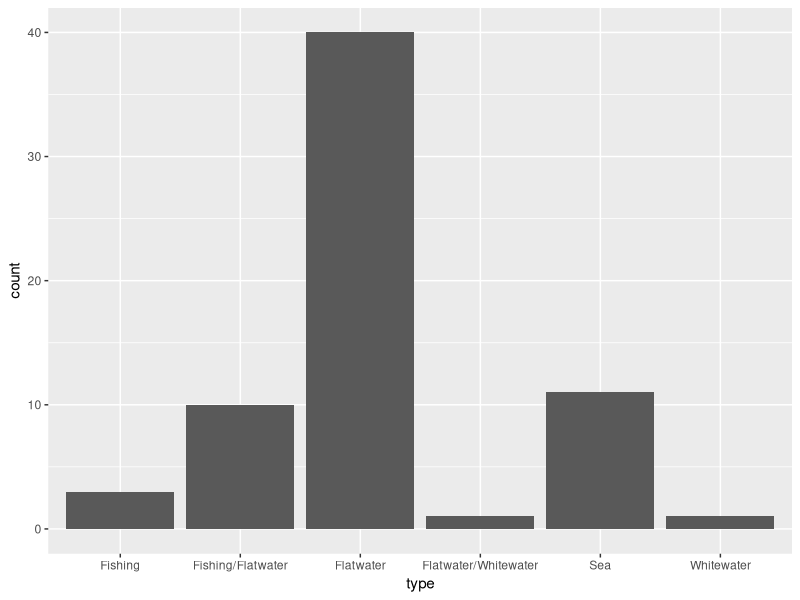
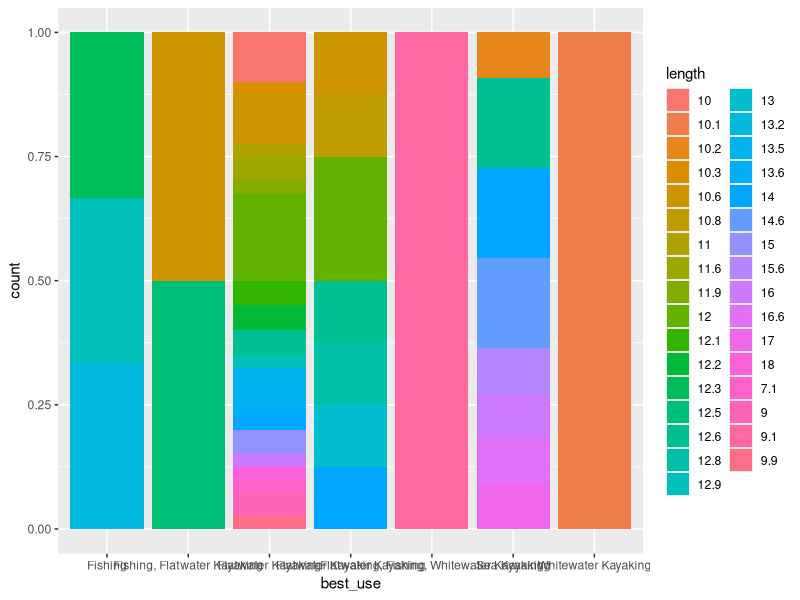
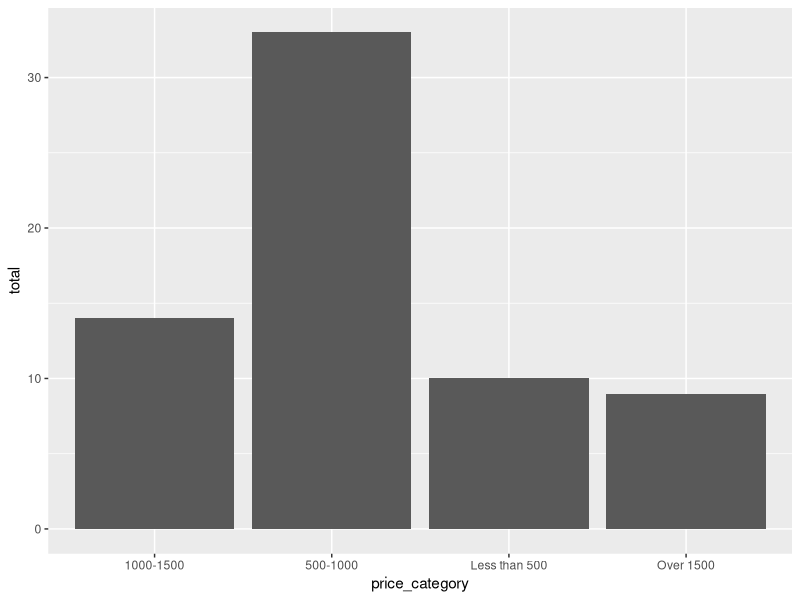
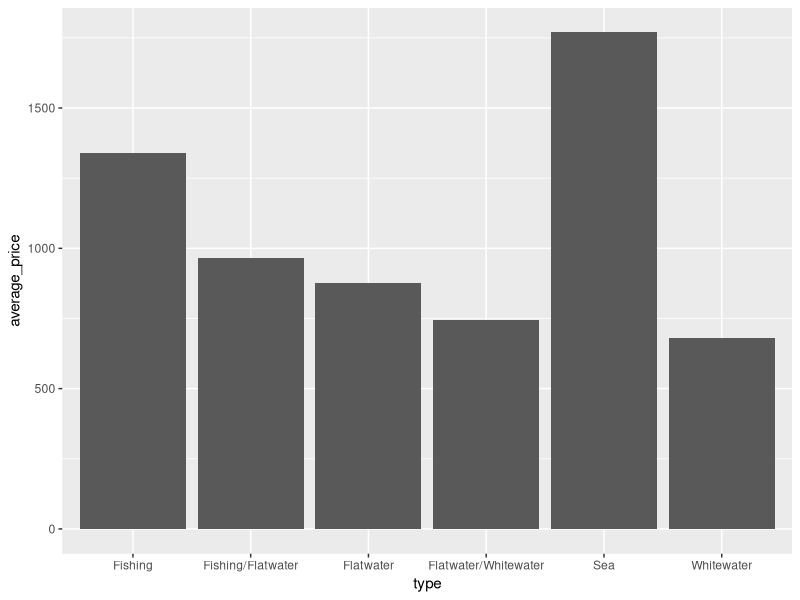

Reproduce these figures in R, in order.
library(dplyr)
library(ggplot2)
trim <- function (x) gsub("^\\s+|\\s+$", "", x)

products <- read.csv("products.csv", stringsAsFactors = FALSE) 
colnames(products)


#only rated products
rated_products = products %>% filter(., Number_of_reviews > 0)

#rated products ordered by amount of reviews
rated_products %>% arrange(., desc(Number_of_reviews))

#group by primary use
  #CHANGE 'Fishing, Flatwater Kayaking' and 'Flatwater Kayaking, Fishing' to be the same
products_by_type = products %>% mutate(., type = ifelse(best_use == 'Fishing, Flatwater Kayaking'| best_use == 'Flatwater Kayaking, Fishing', 'Fishing/Flatwater', 
                                                            ifelse(best_use=='Fishing', 'Fishing', 
                                                                   ifelse(best_use == 'Flatwater Kayaking', 'Flatwater' , 
                                                                          ifelse(best_use == 'Flatwater Kayaking, Whitewater Kayaking', 'Flatwater/Whitewater', 
                                                                                 ifelse(best_use == 'Sea Kayaking', 'Sea', 
                                                                                        ifelse(best_use == 'Whitewater Kayaking', 'Whitewater', NA)))))))

rating_by_use = products_by_type %>% filter(., Number_of_reviews > 0) %>% group_by(., type) %>% summarise(., Average_Rating = sum(average_rating)/n(), total = n())

#grouped by price
products_by_price =products %>% 
  mutate(., 'price_category' = ifelse(price >= 1500, 'Over 1500', ifelse((price<1500 & price > 1000), "1000-1500", ifelse((price > 500 & price <= 1000), '500-1000', ifelse(price <500, 'Less than 500', NA))))) %>% 
  group_by(., price_category) %>% 
  summarize(., total = n())

price_by_type = products_by_type %>% group_by(., type) %>% summarize(., average_price = sum(price)/n())

#group by dimensions
products_fixed_dims = products

for (i in 1:length(products_fixed_dims$length)) {
  products_fixed_dims$length[i] = ifelse(length(strsplit(products_fixed_dims$length[i], split = " ")[[1]]) <= 2, 
                                         as.numeric(strsplit(products_fixed_dims$length[i], split = ' ')[[1]][1]),
                                         as.numeric(paste(strsplit(products_fixed_dims$length[i], split = ' ')[[1]][1],strsplit(products_fixed_dims$length[i], split = ' ')[[1]][3], sep = '.')))
}
for (i in 1:length(products_fixed_dims$width)) {
  products_fixed_dims$width[i] = strsplit(products_fixed_dims$width[i], split = " ")[[1]][1]
}

products_fixed_dims %>% 
  group_by(., length) %>% 
  summarize(., total = n()) %>% 
  arrange(., desc(total))

products_fixed_dims %>% 
  group_by(., width) %>% 
  summarize(., total = n()) %>% 
  arrange(., desc(total))

#group by depth

products_with_depth = products_fixed_dims %>% filter(., depth != "" & depth != "Unavailable")
products_with_depth$depth
for (i in 1:length(products_with_depth$depth)) {
  products_with_depth$depth[i] = strsplit(products_with_depth$depth[i], split = " ")[[1]][1]
}

products_with_depth %>% 
  group_by(., depth) %>% 
  summarize(., total = n()) %>% 
  arrange(., desc(total))

#misc
products %>% 
  group_by(., tracking_system) %>% 
  summarize(., total = n())

products %>% 
  group_by(., material) %>% 
  summarize(., total = n())

products %>% 
  group_by(., weight) %>% 
  summarize(., total = n()) %>% 
  arrange(., desc(total))


###charts

a = ggplot(products_by_type, aes(x=type)) +
  geom_bar()
a


b = ggplot(products_fixed_dims, aes(x=best_use)) +
  geom_bar(aes(fill = length), position = "fill")
b

c = ggplot(products_by_price, aes(x = price_category, y = total)) +
  geom_bar(stat = 'identity')
c

d = ggplot(price_by_type, aes(x = type, y = average_price)) +
  geom_bar(stat = 'identity')
d
